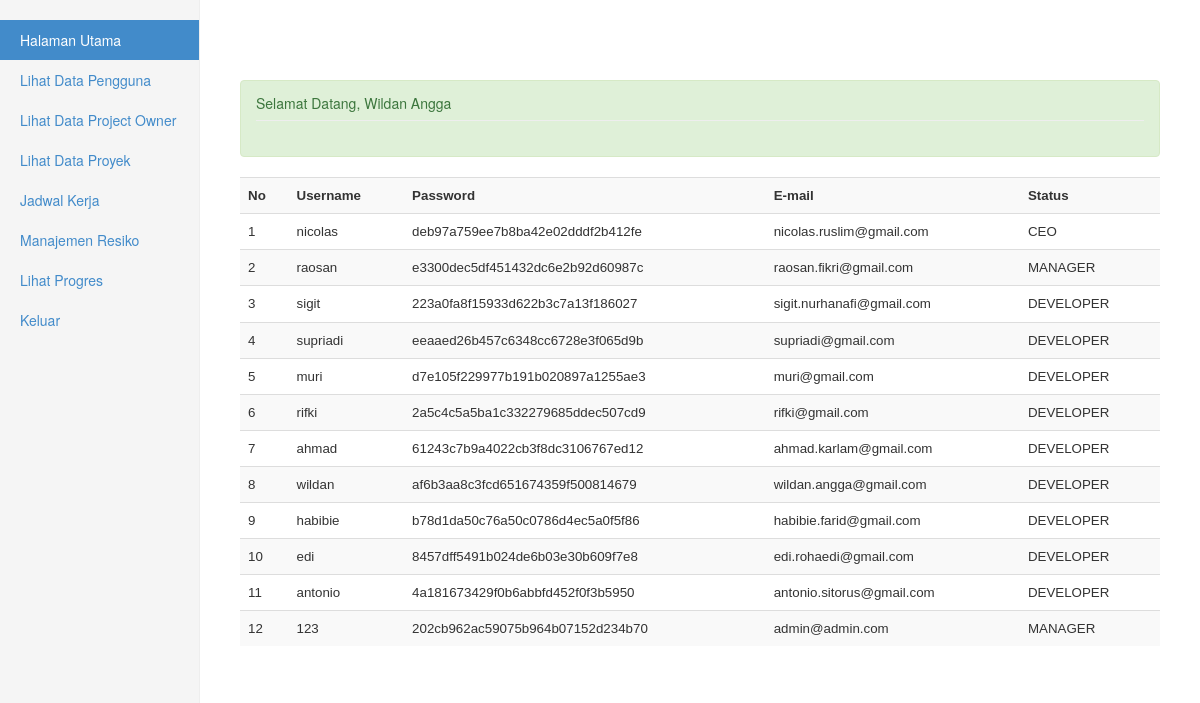
The page /admin/beranda.php?page=ldatauser.php (signed in) on the database its author committed.
### tables this page shows
CREATE TABLE IF NOT EXISTS `user` (
`id_user` int(11) NOT NULL,
  `nip` varchar(20) DEFAULT NULL,
  `nama` varchar(100) NOT NULL,
  `username` char(30) NOT NULL,
  `password` varchar(45) NOT NULL,
  `email` varchar(30) NOT NULL,
  `status` varchar(20) NOT NULL
);

### admin/ldatauser.php (the view, shortened to what this page needs)
<!DOCTYPE html>
<html lang="en">
	<head>
		<link rel="stylesheet" type="text/css" href="../assets/css/style.css">
	</head>
	<body>
		<div class="table-responsive" id="table">
			<table class="table table-striped">
				<tr>
					<th>No</th>
					<th>Username</th>
					<th>Password</th>
					<th>E-mail</th>
					<th>Status</th>
				</tr>
				<?php
					$sql = mysql_query("SELECT * FROM user");
					$no = 1;
					while ($data = mysql_fetch_assoc($sql))
					{
				?>
					<tr>
						<td><?php echo $no;?></td>
						<td><?php echo $data['username']; ?></td>
						<td><?php echo $data['password']; ?></td>
						<td><?php echo $data['email']; ?></td>
						<td><?php echo $data['status']; ?></td>
					</tr>
				<?php
					$no++;
					}
				?>
			</table>
		</div>
	</body>
</html>

### admin/beranda.php (shortened to what this page needs)
<?php
	$username = isset($_SESSION['username']) ? $_SESSION['username'] : 'Variabel belum terbentuk';
	if ($_SESSION['username'])
	{
		$sql = mysql_query("SELECT * FROM user WHERE username = '$username'");
		$data = mysql_fetch_array($sql);
?>
<!DOCTYPE html>
<html lang="en">
	<head>
	    <link href="../assets/css/bootstrap.css" rel="stylesheet">
	    <link href="../assets/css/dashboard.css" rel="stylesheet">
	    <link href="../assets/css/bootstrap-datepicker.css" rel="stylesheet">
	    <link href="../assets/css/datatable.css" rel="stylesheet">
        <link href="../css/fullcalendar/fullcalendar.css" rel="stylesheet">
	</head>
	<body>
		<div class="container-fluid">
			<div class="row">
				<div class="col-sm-3 col-md-2 sidebar" id="sidebar">
					<ul class="nav nav-sidebar">
							<li class="active"><a href="?page=beranda.php">Halaman Utama</a></li>
							<?php if($data['status'] == "MANAGER" ){ ?>
							<li><a href="?page=datauser.php">Manajemen Pengguna</a></li>
							<li><a href="?page=dataclient.php">Manajemen Project Owner</a></li>
							<li><a href="?page=dataproyek.php">Data Proyek</a></li>
							<li><a href="?page=dataprogres.php">Lihat Progres</a></li>
						<?php } else if($data['status'] == "DEVELOPER" ){ ?>
							<li><a href="?page=ldatauser.php">Lihat Data Pengguna</a></li>
							<li><a href="?page=ldataclient.php">Lihat Data Project Owner</a></li>
							<li><a href="?page=ldataproyek.php">Lihat Data Proyek</a></li>
							<li><a href="?page=datajadwal.php">Jadwal Kerja</a></li>
							<li><a href="?page=dataresiko.php">Manajemen Resiko</a></li>
							<li><a href="?page=dataprogres.php">Lihat Progres</a></li>
						<?php } ?>
							<li><a href="logout.php">Keluar</a></li>
			        </ul>
				</div>
				<div class="col-sm-9 col-sm-offset-3 col-md-10 col-md-offset-2 main">
                    <div class="alert alert-success ">
                        <h5 class="page-header">Selamat Datang, <?php echo $data['nama'];?></h5>
                    </div>
					<?php
						@$page=$_GET["page"];
						switch($page)
						{
							case "ldatauser.php" : include "ldatauser.php";break;
                        }
					?>
				</div>
			</div>
		</div>
	</body>
</html>
<?php
	}
?>

### assets/css/dashboard.css (style rules this page uses)
body { padding-top: 50px; }
.sidebar { display: none; }
@media (min-width: 768px) { .sidebar { position: fixed; top: 0; bottom: 0; left: 0; z-index: 1000; display: block; padding: 20px; overflow-x: hidden; overflow-y: auto; background-color: #f5f5f5; border-right: 1px solid #eee; } }
.nav-sidebar { margin-right: -21px; margin-bottom: 20px; margin-left: -20px; }
.nav-sidebar > li > a { padding-right: 20px; padding-left: 20px; }
.nav-sidebar > .active > a, .nav-sidebar > .active > a:hover, .nav-sidebar > .active > a:focus { color: #fff; background-color: #428bca; }
.main { padding: 20px; }
@media (min-width: 768px) { .main { padding-right: 40px; padding-left: 40px; } }
.main .page-header { margin-top: 0; }

### assets/css/style.css (style rules this page uses)
body { padding-bottom: 40px; background-size: cover; background-repeat: no-repeat; background-image: url("../img/tehnologijabg.jpg"); }
tr > th { font-family: "Adobe Garamond Pro Bold", helvetica, sans-serif; font-size: 10pt; font-weight: bold; background-color: transparent; }
tr > td { font-size: 10pt; font-family: "Calibri", helvetica, sans-serif; }
#table { position: relative; top: 10px; }
.alert { position: relative; top: 10px; }

### rows shown on the page
user: nama "Wildan Angga", username "wildan", password "af6b3aa8c3fcd651674359f500814679", email "wildan.angga@gmail.com", status "DEVELOPER"
user: username "nicolas", password "deb97a759ee7b8ba42e02dddf2b412fe", email "nicolas.ruslim@gmail.com", status "CEO"
user: username "raosan", password "e3300dec5df451432dc6e2b92d60987c", email "raosan.fikri@gmail.com", status "MANAGER"
user: username "sigit", password "223a0fa8f15933d622b3c7a13f186027", email "sigit.nurhanafi@gmail.com", status "DEVELOPER"
user: username "supriadi", password "eeaaed26b457c6348cc6728e3f065d9b", email "supriadi@gmail.com", status "DEVELOPER"
user: username "muri", password "d7e105f229977b191b020897a1255ae3", email "muri@gmail.com", status "DEVELOPER"
user: username "rifki", password "2a5c4c5a5ba1c332279685ddec507cd9", email "rifki@gmail.com", status "DEVELOPER"
user: username "ahmad", password "61243c7b9a4022cb3f8dc3106767ed12", email "ahmad.karlam@gmail.com", status "DEVELOPER"
user: username "habibie", password "b78d1da50c76a50c0786d4ec5a0f5f86", email "habibie.farid@gmail.com", status "DEVELOPER"
user: username "edi", password "8457dff5491b024de6b03e30b609f7e8", email "edi.rohaedi@gmail.com", status "DEVELOPER"
user: username "antonio", password "4a181673429f0b6abbfd452f0f3b5950", email "antonio.sitorus@gmail.com", status "DEVELOPER"
user: username "123", password "202cb962ac59075b964b07152d234b70", email "admin@admin.com", status "MANAGER"
